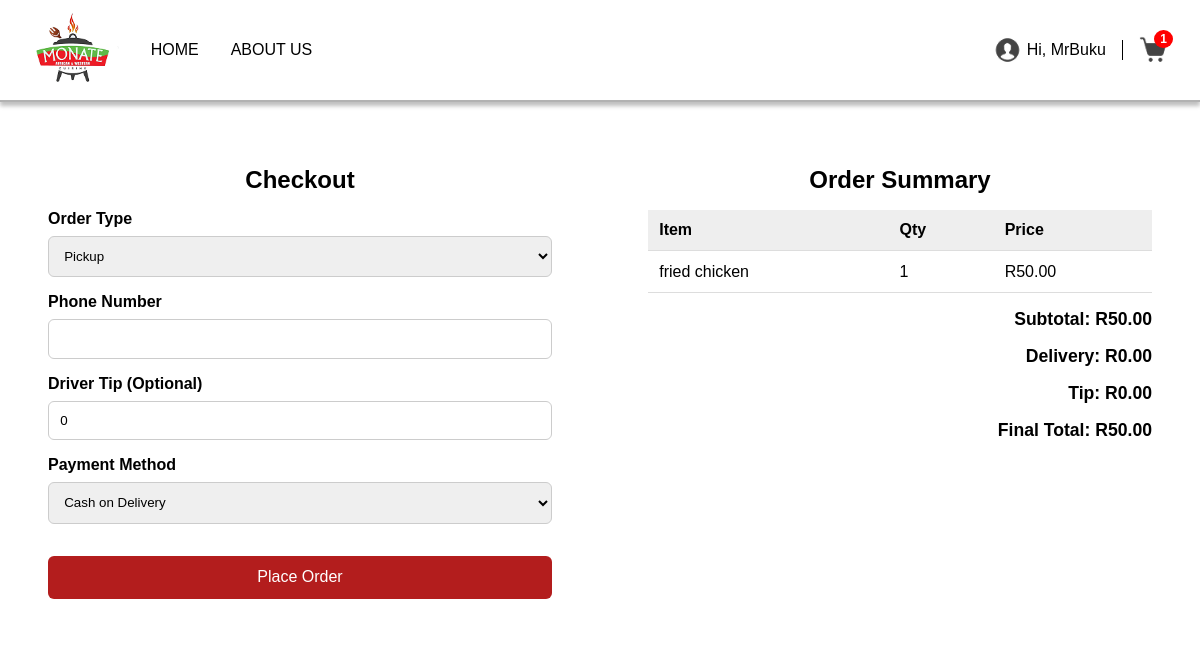
The page /menu/checkout.php?branch=Lufule (signed in) on the database its author committed.
### tables this page shows
CREATE TABLE `cart` (
  `id` int(11) NOT NULL,
  `user_id` int(11) NOT NULL,
  `branch_location` varchar(255) NOT NULL,
  `item_id` int(11) NOT NULL,
  `name` varchar(255) NOT NULL,
  `price` decimal(10,2) NOT NULL,
  `quantity` int(11) NOT NULL DEFAULT 1,
  `sauce` varchar(100) DEFAULT NULL,
  `image` varchar(255) DEFAULT NULL,
  `created_at` timestamp NOT NULL DEFAULT current_timestamp()
);

### menu/checkout.php (the view, shortened to what this page needs)
<?php
require_once "../API/db.php";
$userId = $_SESSION["user_id"] ?? null;
$totalItems = 0;
$totalAmount = 0;
$cartItems = [];
$branch = $_GET["branch"] ?? null;
if ($userId && $branch) {
    $stmt = $conn->prepare("
        SELECT id, name, price, quantity, branch_location
        FROM Cart
        WHERE user_id = ? AND branch_location = ?
    ");
    $stmt->bind_param("is", $userId, $branch);
    $stmt->execute();
    $result = $stmt->get_result();
    while ($row = $result->fetch_assoc()) {
        $cartItems[] = $row;
    }
    $stmt = $conn->prepare("
        SELECT SUM(quantity) AS totalItems, SUM(price * quantity) AS totalAmount
        FROM Cart
        WHERE user_id = ? AND branch_location = ?
    ");
    $stmt->bind_param("is", $userId, $branch);
    $stmt->execute();
    $stmt->bind_result($totalItems, $totalAmount);
}
?>
<!DOCTYPE html>
<html lang="en">
<head>
</head>
<body>
  <header class="top-header">
    <div class="logo"><img src="img/logo 2.png" alt="Monate Logo"></div>
    <nav class="nav-links">
      <a href="../HOME/index.php">HOME</a>
      <a href="../About Us/index.php">ABOUT US</a>
    </nav>
    <div class="account-cart">
      <a href="../Sign in/index.php" class="account">
        <img src="img/profile.png" alt="Account">
        <span>
          <?php if (isset($_SESSION["username"])): ?>
            Hi, <?= htmlspecialchars($_SESSION["username"]); ?>
          <?php else: ?>
            ACCOUNT
          <?php endif; ?>
        </span>
      </a>
      <a href="cart.php" class="cart">
        <img src="img/shopping cart.png" alt="Cart">
        <?php if ($totalItems > 0): ?>
          <span class="cart-badge"><?= $totalItems ?></span>
        <?php endif; ?>
      </a>
    </div>
  </header>
  <main class="checkout-wrapper">
    <div class="checkout-container">
      <h2>Checkout</h2>
      <form action="process_order.php" method="POST" id="checkoutForm">
        <label for="orderType">Order Type</label>
        <select name="orderType" id="orderType" required>
          <option value="pickup">Pickup</option>
        </select>
        <label for="phone">Phone Number</label>
        <input type="tel" name="phone" id="phone" required>
        <label for="tip">Driver Tip (Optional)</label>
        <input type="number" name="tip" id="tip" min="0" value="0">
        <label for="payment">Payment Method</label>
        <select name="payment" id="payment" required>
          <option value="cash">Cash on Delivery</option>
        </select>
        <button type="submit" class="btn">Place Order</button>
      </form>
    </div>
    <div class="summary-container">
      <h2>Order Summary</h2>
      <table>
        <tr><th>Item</th><th>Qty</th><th>Price</th></tr>
        <?php foreach ($cartItems as $item): ?>
          <tr>
            <td><?= htmlspecialchars($item['name']) ?></td>
            <td><?= $item['quantity'] ?></td>
            <td>R<?= number_format($item['price'] * $item['quantity'], 2) ?></td>
          </tr>
        <?php endforeach; ?>
      </table>
      <div class="total-box">Subtotal: R<span id="subtotal"><?= number_format($totalAmount, 2) ?></span></div>
      <div class="total-box">Delivery: R<span id="deliveryCost">0.00</span></div>
      <div class="total-box">Tip: R<span id="tipAmount">0.00</span></div>
      <div class="total-box">Final Total: R<span id="finalTotal"><?= number_format($totalAmount, 2) ?></span></div>
    </div>
  </main>
</body>
</html>

### menu/checkout.php (style rules this page uses)
* { margin: 0; padding: 0; box-sizing: border-box; }
body { font-family: Arial, Helvetica, sans-serif; background: #fff; color: #000; }
.top-header { display: flex; align-items: center; padding: 0.5rem 2rem; background: #fff; border-bottom: 2px solid rgba(0,0,0,0.3); box-shadow: 0 4px 4px rgba(0,0,0,0.25); position: sticky; top: 0; z-index: 1000; }
.logo img { height: 80px; }
.nav-links { display: flex; gap: 2rem; margin-left: 2rem; }
.nav-links a { color: black; text-decoration: none; font-size: 1rem; font-weight: 400; }
.account-cart { display: flex; align-items: center; gap: 1rem; margin-left: auto; }
.account, .cart { display: flex; align-items: center; gap: 0.3rem; text-decoration: none; color: black; font-size: 1rem; }
.account img, .cart img { height: 30px; }
.cart { position: relative; }
.cart-badge { position: absolute; top: -5px; right: -5px; background: red; color: white; font-size: 12px; font-weight: bold; padding: 2px 6px; border-radius: 50%; }
.checkout-wrapper { display: flex; justify-content: space-between; gap: 2rem; max-width: 1200px; margin: 2rem auto; padding: 0 1rem; }
.checkout-container, .summary-container { flex: 1; background: #fff; padding: 2rem; border-radius: 10px; }
.checkout-container h2, .summary-container h2 { margin-bottom: 1rem; text-align: center; }
label { font-weight: bold; display: block; margin-top: 1rem; }
input, select, textarea { width: 100%; padding: 0.7rem; margin-top: 0.5rem; border: 1px solid #ccc; border-radius: 6px; }
.btn { margin-top: 2rem; padding: 0.8rem; width: 100%; border: none; border-radius: 6px; background:rgb(179, 29, 29); color: #fff; font-size: 1rem; cursor: pointer; }
table { width: 100%; border-collapse: collapse; margin-top: 1rem; }
table th, table td { border-bottom: 1px solid #ddd; padding: 0.7rem; text-align: left; }
table th { background: #eee; }
.total-box { margin-top: 1rem; font-size: 1.1rem; font-weight: bold; text-align: right; }

### rows shown on the page
cart: name "fried chicken", quantity "1", $item['price']*$item['quantity'] "50.00"

### other values the page prints
$_SESSION["username"] "MrBuku"
$totalItems "1"
$totalAmount "50.00"
